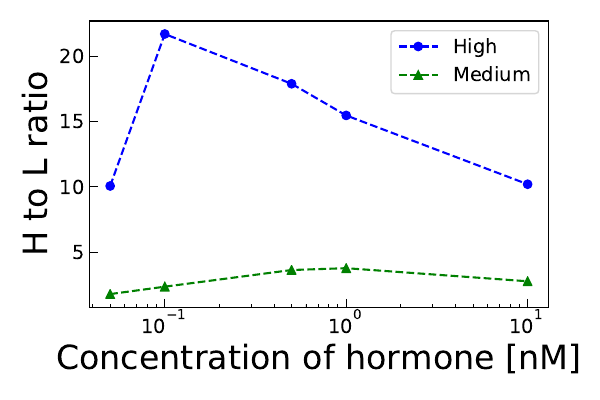

The Python source for this figure:
import numpy as np
import matplotlib.pyplot as plt
import os

concentrations = np.array([0.05,0.10,0.50,1.00,10.0])

# load data
pr_peaks_root_dir = '%s/work/CRG/projects/pr_peaks'%(os.getenv('HOME'))
data_dir = '%s/data'%(pr_peaks_root_dir)
figures_dir = '%s/figures'%(pr_peaks_root_dir)
Hpeaks_count = np.load('%s/Hpeaks_count.npy'%(data_dir))
Mpeaks_count = np.load('%s/Mpeaks_count.npy'%(data_dir))
Lpeaks_average = np.load('%s/Lpeaks_average.npy'%(data_dir))

# plot now the number of reads as a function of the concentration for each peak class
fig = plt.figure(figsize=(6,4))
plt.semilogx(concentrations,Hpeaks_count.mean(axis=0)/Lpeaks_average,'o--',
            label='High')
plt.semilogx(concentrations,Mpeaks_count.mean(axis=0)/Lpeaks_average,'^--',
            label='Medium')
plt.xlabel('Concentration of hormone [nM]',fontsize=24)
plt.ylabel('H to L ratio',fontsize=24)
plt.legend(loc='upper right')
fig.tight_layout()
fig.savefig('%s/H_to_L.pdf'%(figures_dir))
plt.show()

fig = plt.figure(figsize=(6,4))
plt.semilogx(concentrations,Hpeaks_count.mean(axis=0),'o--',
            label='High')
plt.semilogx(concentrations,Mpeaks_count.mean(axis=0),'^--',
            label='Medium')
plt.xlabel('Concentration of hormone [nM]',fontsize=24)
plt.ylabel('Number of reads',fontsize=24)
plt.legend(loc='upper left')
fig.tight_layout()
fig.savefig('%s/peaks_average_count.pdf'%(figures_dir))
plt.show()
